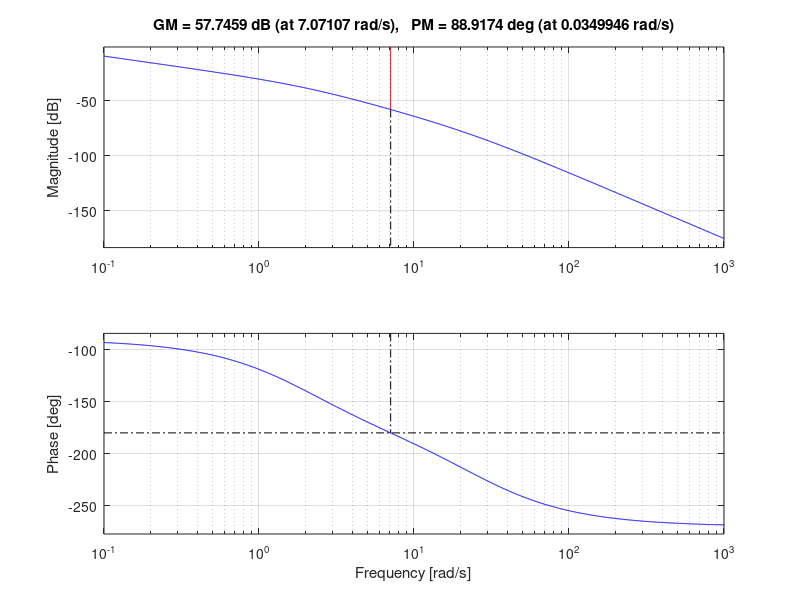

Recreate this plot in MATLAB. (Note: this script raises an error after producing the figure.)
clc;
clear;

s=tf('s');
G=0.035/(s*(1+.5*s)*(1+.04*s));
figure(1)
bode(G);
margin(G)

%required kv=27.3
Kv_req=27.3;
Kv = dcgain(s * G); %already existed

%kv= 0.0350
%Gc(S)=K(1+Ts)/(1+TBs)   where K=KcB
% OLTF=Gc(s)*G(s)*H(s)   where H(s)=1
% so    Kv=K*G(s)=0.0350*K
K=Kv_req/Kv;
G1=G*K;
figure(2)
bode(G1);
margin(G1)

%from curve the curve the system is  unstable PM and GM are negative
%let's design compensator
error=5;
PM_req=45+error; %50
%Getting frequency at which PM will be 50 degree
phase_at_new_PM=-180+PM_req;
frequencies = logspace(-2, 2, 1000);
R= freqresp(G1, frequencies);
R = squeeze(R);
R_phase=angle(R)*180/pi;
[~, idx] = min(abs(R_phase - phase_at_new_PM));
freq_at_req_phase = frequencies(idx);
%let's get magnitude at this frequency
mag_at_req_freq=abs(freqresp(G1,freq_at_req_phase));
Beta=mag_at_req_freq;
Wcz=freq_at_req_phase/10;
T=1/Wcz;
Wcp=1/(Beta*T);

Gc=(1+s*T)/(1+s*Beta*T);
G_series_Gc=series(G1,Gc);
figure(3)
bode(G_series_Gc);
margin(G_series_Gc)